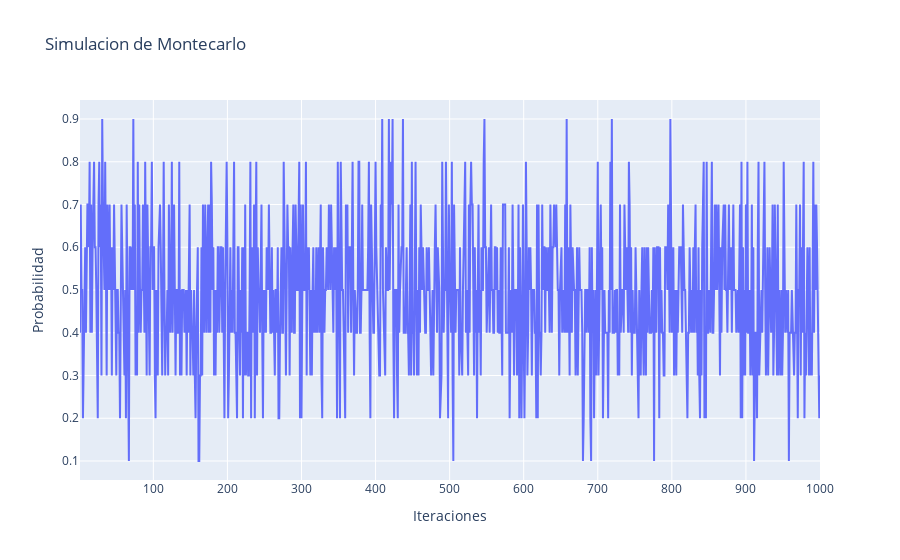

Here is the notebook cell this chart was saved with:
### Markdown cell above
Como podemos apreciar, la probabilidad varia aunque regularmente esta alrededor de 0.5 (debido a las monedas justas)

### Code cell
# SIMULACION DE MONTECARLO
# Este graficoc es para ver la distribucion de la probabilidad conforme a la iteracion
# Es un grafico de dinamico
fig = px.line(x=iterations, y=prob, title='Simulacion de Montecarlo', labels={'x':'Iteraciones', 'y':'Probabilidad'})
fig.show()

### Figure 1 — Plotly figure (JSON) as saved in the notebook; plotly's stock layout.template omitted (floating-point values rounded to 4 significant figures; data arrays with more than 128 entries replaced by an {"elided": "..."} marker saying what was removed)
{"data": [{"hovertemplate": "Iteraciones=%{x}<br>Probabilidad=%{y}<extra></extra>", "legendgroup": "", "line": {"color": "#636efa", "dash": "solid"}, "marker": {"symbol": "circle"}, "mode": "lines", "name": "", "orientation": "v", "showlegend": false, "type": "scatter", "x": {"elided": "1000 int values"}, "xaxis": "x", "y": {"elided": "1000 float values"}, "yaxis": "y"}], "layout": {"legend": {"tracegroupgap": 0}, "title": {"text": "Simulacion de Montecarlo"}, "xaxis": {"anchor": "y", "domain": [0, 1], "title": {"text": "Iteraciones"}}, "yaxis": {"anchor": "x", "domain": [0, 1], "title": {"text": "Probabilidad"}}}}
